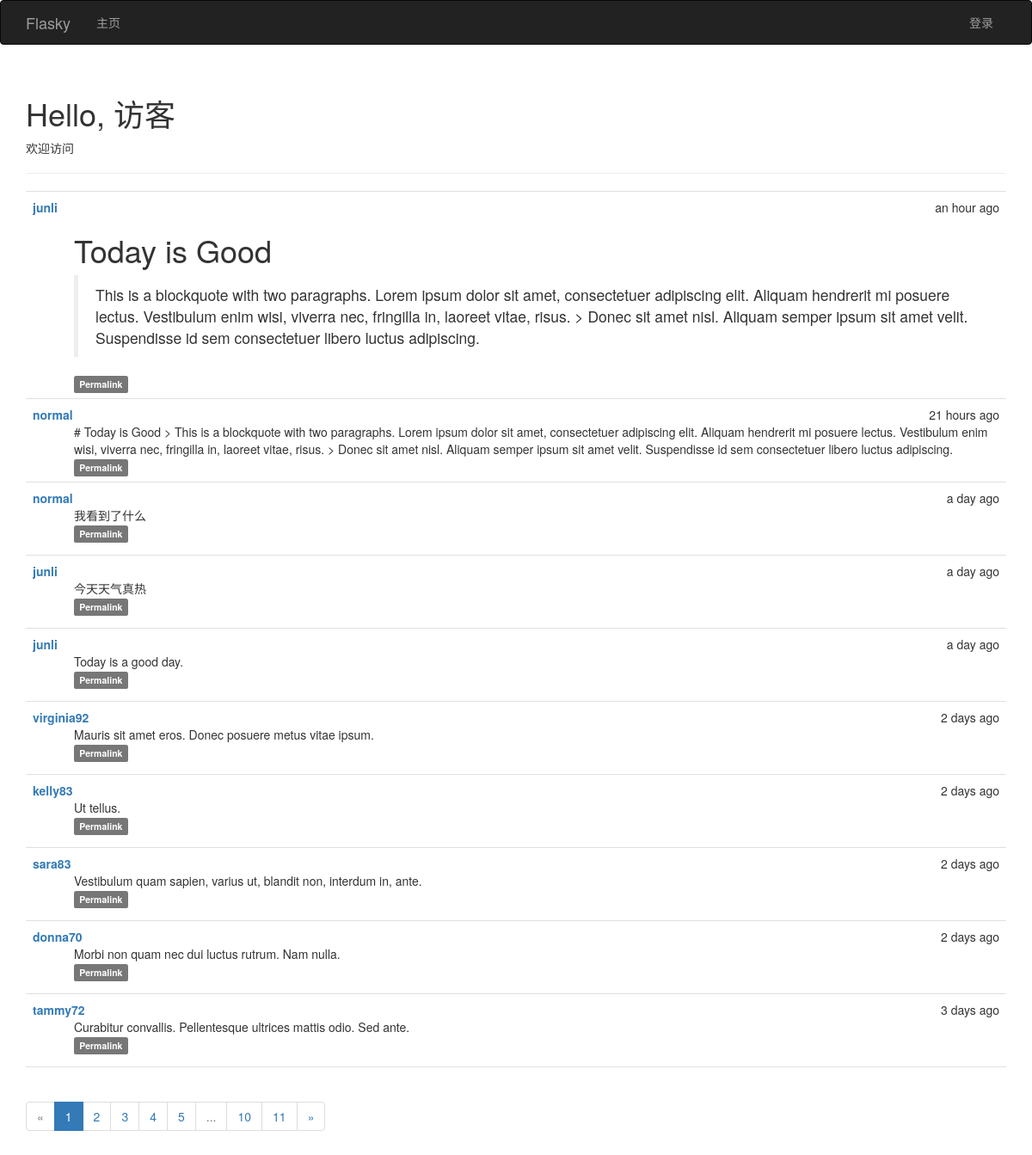
The page / on the database its author committed.
### app/models.py (models this page shows, shortened)
class Post(db.Model):
    __tablename__ = 'posts'
    id = db.Column(db.Integer, primary_key=True)
    body = db.Column(db.Text)
    timestamp = db.Column(db.DateTime, index=True, default=datetime.utcnow)
    author_id = db.Column(db.Integer, db.ForeignKey('users.id'))
    body_html = db.Column(db.Text)

class User(UserMixin, db.Model):
    __tablename__ = 'users'
    id = db.Column(db.Integer, primary_key=True)
    username = db.Column(db.String(64), unique=True, index=True)
    email = db.Column(db.String(64), unique=True,index=True)
    role_id = db.Column(db.Integer, db.ForeignKey('roles.id'))
    password_hash = db.Column(db.String(128))
    confirmed = db.Column(db.Boolean, default= False)
    name = db.Column(db.String(64))
    location = db.Column(db.String(128))
    about_me = db.Column(db.Text())
    member_since = db.Column(db.DateTime(), default=datetime.utcnow)
    last_seen = db.Column(db.DateTime(), default=datetime.utcnow)
    posts = db.relationship('Post', backref='author', lazy='dynamic')
    @property
    def password(self):
        raise AttributeError('password is not a readable attribute')

### app/main/views.py (the view)
@main.route('/',methods=['GET','POST'])
def index():
    form = PostForm()
    if current_user.can(Permission.WRITE_ARTICLES) and form.validate_on_submit():
        post = Post(body=form.body.data, author=current_user._get_current_object())
        db.session.add(post)
        return redirect(url_for('.index'))
    page = request.args.get('page',1, type=int)
    pagination = Post.query.order_by(Post.timestamp.desc()).paginate(page,
                per_page=current_app.config['FLASKY_POSTS_PER_PAGE'], error_out=False)
    posts = pagination.items
    return render_template('index.html', form = form, posts=posts, pagination=pagination)

### app/auth/views.py (called while the page is built)
@auth.before_app_request
def before_request():
    if current_user.is_authenticated:
        current_user.ping()
        if not current_user.confirmed and request.endpoint[:5] != 'auth.':
            return redirect(url_for('auth.unconfirmed'))

### app/main/__init__.py (called while the page is built)
@main.app_context_processor
def inject_permissions():
    return dict(Permission=Permission)

### app/models.py (called while the page is built)
    def can(self, permission):
        return False

### app/templates/index.html (shortened to what this page needs)
{%  extends "base.html" %}
{%  import "bootstrap/wtf.html" as wtf %}
{%  import "_macros.html" as macros %}
{% block page_content %}
    <div class="page-header">
        <h1>Hello, {% if current_user.is_authenticated %}{{ current_user.username }} {% else %} 访客{% endif %} </h1>
        {% if not known %}
            <p>欢迎访问</p>
         {% else %}
            <p>欢迎再次光临！</p>
        {% endif %}
    </div>
    <div>
  {%  include '_posts.html' %}
    {% if pagination %}
        <div class="pagination">
            {{ macros.pagination_widget(pagination,'.index') }}
        </div>
    {% endif %}
    </div>
{% endblock %}

### app/templates/_posts.html
  <ul class="posts">
        {% for post in posts %}
            <li class="post">
                <div class="post-date">
                    {{ moment(post.timestamp).fromNow() }}
                </div>
                <div class="post-author">
                    <a href="{{ url_for('.user', username=post.author.username) }}">{{ post.author.username }}</a>
                </div>
                <div class="post-content">
                    {% if post.body_html %}
                        {{  post.body_html | safe }}
                    {% else %}
                        {{ post.body }}
                    {% endif %}
                    <div class="post-footer">
                        <a href="{{ url_for('.post', id=post.id) }}">
                            <span class="label label-default">Permalink</span>
                        </a>
                    </div>
                </div>
            </li>
        {% endfor %}
    </ul>

### app/static/style.css (style rules this page uses)
ul.posts { list-style-type: none; padding: 0px; margin: 16px 0px 0px 0px; border-top: 1px solid #e0e0e0; }
ul.posts li.post { padding: 8px; border-bottom: 1px solid #e0e0e0; }
div.post-date { float: right; }
div.post-author { font-weight: bold; }
div.post-content { margin-left: 48px; min-height: 48px; }

### rows shown on the page
Post: timestamp "an hour ago", author.username "junli", body_html "Today is Good This is a blockquote with two paragraphs. Lorem ipsum dolor sit amet, consectetuer adipiscing elit. Aliquam hendrerit mi posuere lectus. Vestibulum enim wisi, viverra nec, fringilla in, laoreet vitae, risus. > Donec sit amet nisl. Aliquam semper ipsum sit amet velit. Suspendisse id sem consectetuer libero luctus adipiscing."
Post: timestamp "21 hours ago", author.username "normal", body "# Today is Good > This is a blockquote with two paragraphs. Lorem ipsum dolor sit amet, consectetuer adipiscing elit. Aliquam hendrerit mi posuere lectus. Vestibulum enim wisi, viverra nec, fringilla in, laoreet vitae, risus. > Donec sit amet nisl. Aliquam semper ipsum sit amet velit. Suspendisse id sem consectetuer libero luctus adipiscing."
Post: timestamp "a day ago", author.username "normal", body "我看到了什么"
Post: timestamp "a day ago", author.username "junli", body "今天天气真热"
Post: timestamp "a day ago", author.username "junli", body "Today is a good day."
Post: timestamp "2 days ago", author.username "virginia92", body "Mauris sit amet eros. Donec posuere metus vitae ipsum."
Post: timestamp "2 days ago", author.username "kelly83", body "Ut tellus."
Post: timestamp "2 days ago", author.username "sara83", body "Vestibulum quam sapien, varius ut, blandit non, interdum in, ante."
Post: timestamp "2 days ago", author.username "donna70", body "Morbi non quam nec dui luctus rutrum. Nam nulla."
Post: timestamp "3 days ago", author.username "tammy72", body "Curabitur convallis. Pellentesque ultrices mattis odio. Sed ante."

### other values the page prints
{{ p }} "1"
{{ p }} "2" "3" "4" "5" "10" "11"
